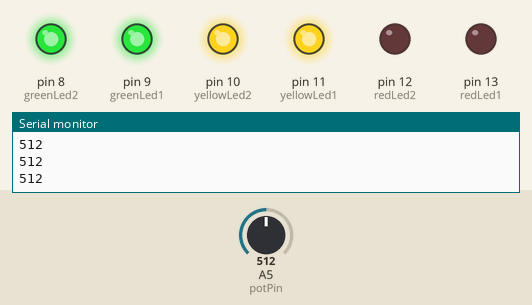
Recording of a sketch running on a simulated Arduino Uno, built with avr-gcc and run on an emulated ATmega328P. Parts: output pins drawn as LEDs (lit = HIGH), the last lines printed to the serial monitor. The inputs (shaded band) are chosen by the test bench; at power-on: A5 (potPin) = 512.

Above: at 1.2 s.
1.3 s: A5 (potPin) set to 358
2.8 s: A5 (potPin) set to 327
At 3.8 s:
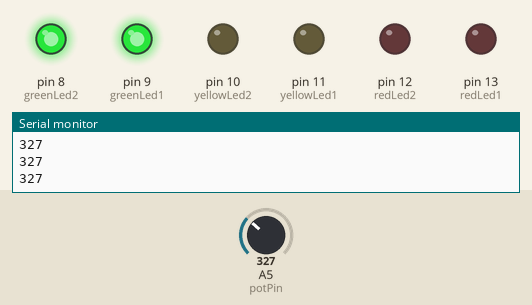
4.3 s: A5 (potPin) set to 7
5.8 s: A5 (potPin) set to 4
At 6.4 s:
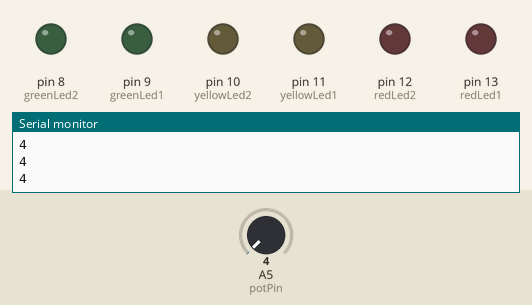
7.3 s: A5 (potPin) set to 692
At 7.6 s:
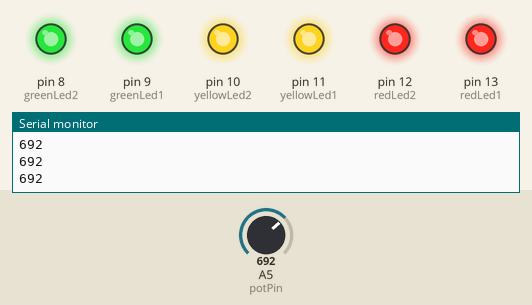
8.8 s: A5 (potPin) set to 665
At 10.1 s:
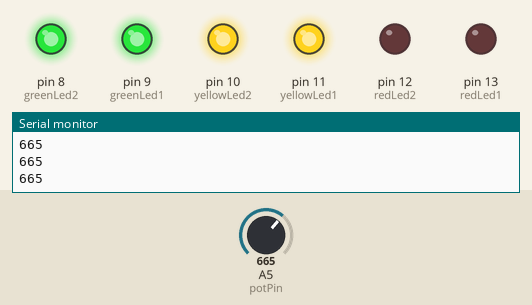
Timing chart, 0 to 11.3 s (numbered marks = the images above; inputs shaded):
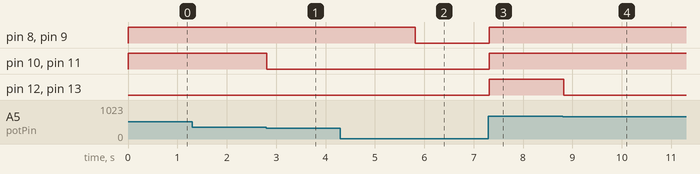

Measured:
- the behaviour switches between 342 and 341 on A5 (potPin) (found by bisection; images 0 and 1)
- the behaviour switches between 6 and 5 on A5 (potPin) (found by bisection; images 1 and 2)
- the behaviour switches between 683 and 682 on A5 (potPin) (found by bisection; images 3 and 4)
- after the input at 2.8 s, pin 10 (yellowLed2), pin 11 (yellowLed1): HIGH → LOW at once
- after the input at 5.8 s, pin 8 (greenLed2), pin 9 (greenLed1): HIGH → LOW at once
- after the input at 7.3 s, pin 8 (greenLed2), pin 9 (greenLed1), pin 10 (yellowLed2), pin 11 (yellowLed1), pin 12 (redLed2), pin 13 (redLed1): LOW → HIGH at once
- after the input at 8.8 s, pin 12 (redLed2), pin 13 (redLed1): HIGH → LOW at once

The sketch:

controlling_multiple_leds_with_arduino_uno_project_1.ino
```cpp
/*
  LED Pattern Project - Controlled by a Potentiometer

  This code reads an analog value from a potentiometer and lights up
  LEDs in a sequence based on the potentiometer's position.

  Hardware Setup:
  - 1 Potentiometer: Middle pin to A5, outer pins to 5V and GND.
  - 2 Green LEDs: Pins 9 and 8.
  - 2 Yellow LEDs: Pins 11 and 10.
  - 2 Red LEDs: Pins 13 and 12.
  - Each LED is connected in series with a 220-ohm resistor to its respective pin.
  - All LED cathodes are connected to GND.
*/

// Define the pins for the potentiometer and LEDs for clarity
const int potPin = A5;      // Potentiometer connected to analog pin A5

const int redLed1    = 13;
const int redLed2    = 12;
const int yellowLed1 = 11;
const int yellowLed2 = 10;
const int greenLed1  = 9;
const int greenLed2  = 8;

// Variable to store the value read from the potentiometer
int potValue = 0;

void setup() {
  // Initialize serial communication to view the potentiometer values
  Serial.begin(9600);

  // Set all the LED pins to be outputs
  pinMode(redLed1, OUTPUT);
  pinMode(redLed2, OUTPUT);
  pinMode(yellowLed1, OUTPUT);
  pinMode(yellowLed2, OUTPUT);
  pinMode(greenLed1, OUTPUT);
  pinMode(greenLed2, OUTPUT);

  // Analog pins are set as inputs by default, but declaring it is good practice.
  pinMode(potPin, INPUT);
}

void loop() {
  // Read the analog value from the potentiometer (range: 0 to 1023)
  potValue = analogRead(potPin);

  // Print the current value to the Serial Monitor for debugging
  Serial.println(potValue);

  // --- LED Control Logic ---
  // The logic turns on more LEDs as the potentiometer value increases.

  if (potValue <= 5) {
    // If the value is very low, turn all LEDs off.
    digitalWrite(greenLed1, LOW);
    digitalWrite(greenLed2, LOW);
    digitalWrite(yellowLed1, LOW);
    digitalWrite(yellowLed2, LOW);
    digitalWrite(redLed1, LOW);
    digitalWrite(redLed2, LOW);
  }
  else if (potValue > 5 && potValue <= 341) {
    // First level: Turn on only the green LEDs.
    digitalWrite(greenLed1, HIGH);
    digitalWrite(greenLed2, HIGH);
    digitalWrite(yellowLed1, LOW);
    digitalWrite(yellowLed2, LOW);
    digitalWrite(redLed1, LOW);
    digitalWrite(redLed2, LOW);
  }
  else if (potValue > 341 && potValue <= 682) {
    // Second level: Turn on the green and yellow LEDs.
    digitalWrite(greenLed1, HIGH);
    digitalWrite(greenLed2, HIGH);
    digitalWrite(yellowLed1, HIGH);
    digitalWrite(yellowLed2, HIGH);
    digitalWrite(redLed1, LOW);
    digitalWrite(redLed2, LOW);
  }
  else if (potValue > 682) {
    // Third level: Turn on all LEDs.
    digitalWrite(greenLed1, HIGH);
    digitalWrite(greenLed2, HIGH);
    digitalWrite(yellowLed1, HIGH);
    digitalWrite(yellowLed2, HIGH);
    digitalWrite(redLed1, HIGH);
    digitalWrite(redLed2, HIGH);
  }

  // A small delay to prevent the loop from running too fast,
  // making the serial output readable and stabilizing the response.
  delay(100);
}
```
